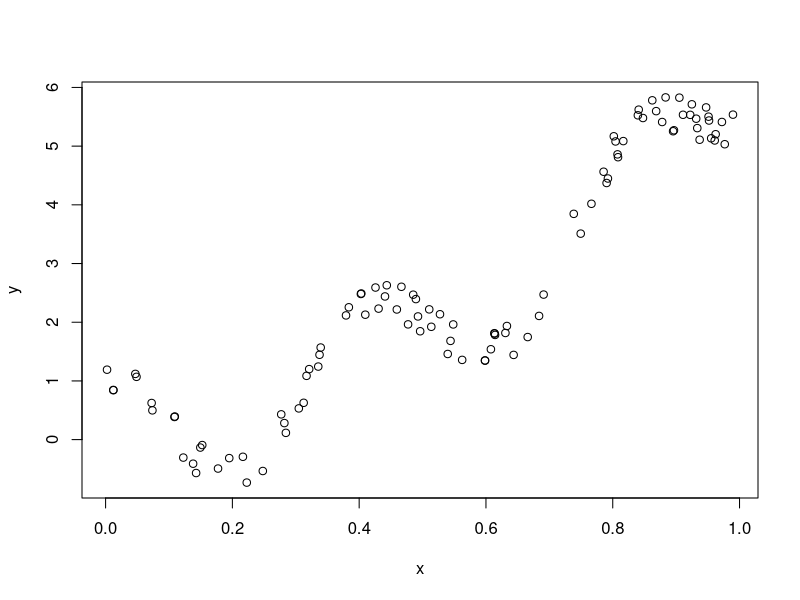

Source code (R):
## ---- chunk 1
knitr::opts_chunk$set(echo = TRUE) #We tell R to display code by default
## ---- chunk 2

# First we create a simple function
f <- function(z) {
  return(5*z^2+z+cos(15*z)+0.3*sin(300*z))
}

# We randomly generate some x
x<-runif(100)
# We set y to be f applied to x
y<-f(x)

# We then put x and y together in a data frame
df<-data.frame(x,y)

## ---- chunk 3

# A simple plot
plot(x,y)
